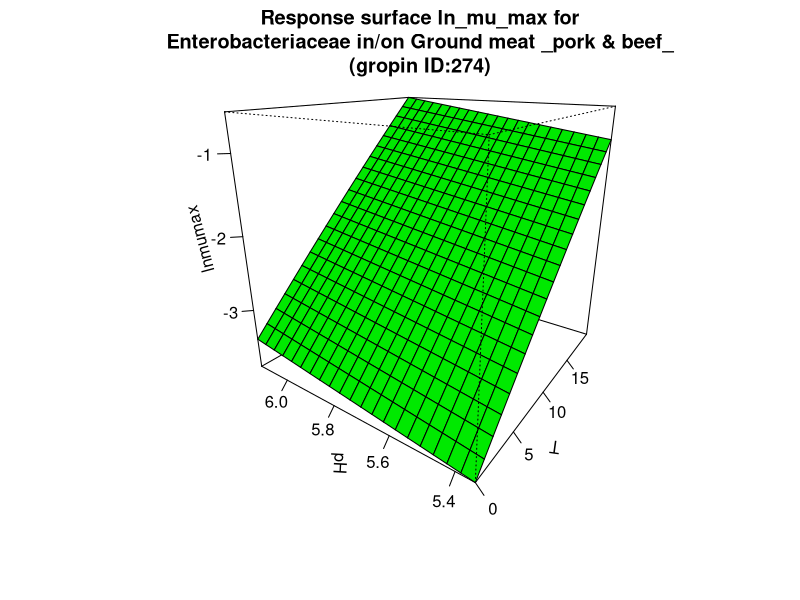

Recreate this plot in R.
#############################
# start of Parameter script
#############################
T <- seq(0,19.98001998002,length.out=21)
pH <- seq(5.34534,6.12387612387612,length.out=21)
#############################
# end of Parameter script
#############################
############################# 
# start of Model script Gropin ID 274 
#############################
 
# constant coefficients for this model
mref <- 0.026
dm <- 0.535
Ea <- 95.8
 
variables <- data.frame(T,pH)
argumentsPar <- unique.data.frame(expand.grid(variables))
 
# heart of the model
response_surface <- function(T,pH) {
   mumax <-(log(mref)-dm*(5.7-pH)-(Ea/0.00831)*((1/(T+273))-(1/273)))

	return(mumax=mumax)
} 

# output parameters
responseSurface <- cbind(argumentsPar,response_surface(argumentsPar['T'],argumentsPar['pH']))
colnames(responseSurface) <- c(colnames(argumentsPar),'lnmumax')
#############################
# End of Model script
#############################
############################# 
# start of Visualisation script Gropin ID 274 
#############################
titleText <-'Response surface ln_mu_max for
Enterobacteriaceae in/on Ground meat _pork & beef_
(gropin ID:274)'
persp(T,pH,matrix(unlist(responseSurface$'lnmumax'),nrow=21),col = 'green',xlab='T',ylab='pH',zlab='lnmumax',main=titleText,theta=305,phi=20,shade=0.25,ticktype = 'detailed')
#############################
# End of Visualisation script
#############################
